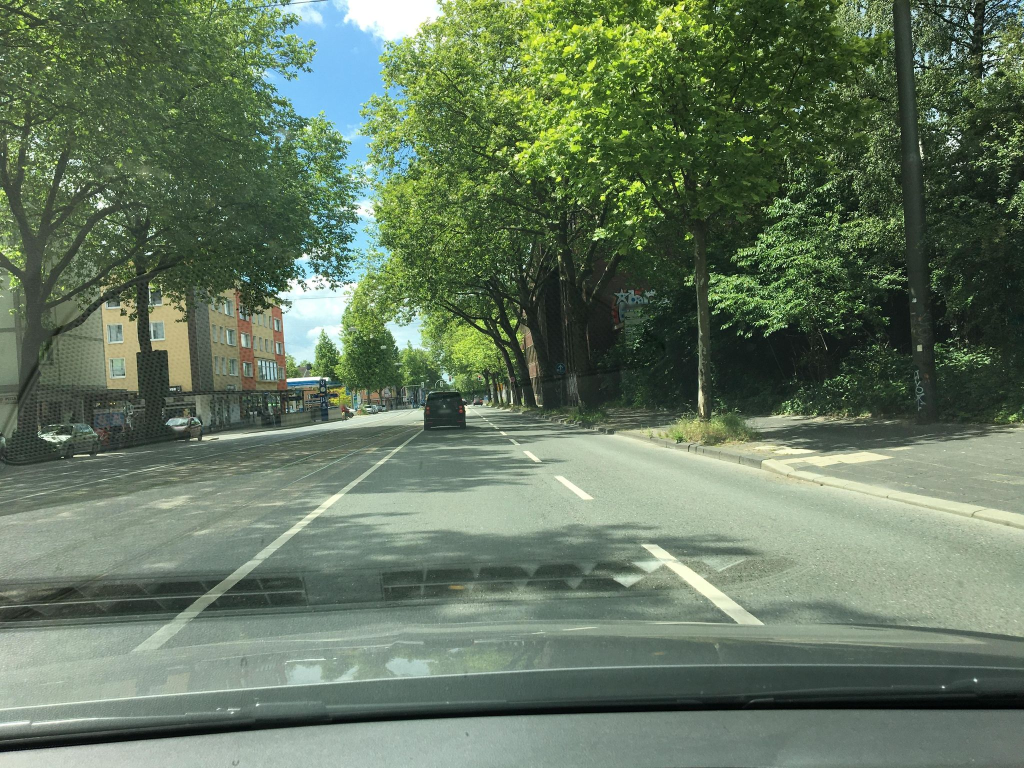
#> input picture backend/app/services/image-labeler/images/An--YOUpgR2kKjusP52rL62_cM-zX2oxJBWHE614Vg99nXsGAcYQHZNgWgaOMJz6qCslBt6iqy4Zvod1Nhjw4s171L91-rJjHMYKT2biXab2kVRdYGQv-x2f2DH6CLiE3pNjmUQXBL4v7YVpBsB0LQ.jpg, 2048 x 1536 px (shown at 1/2 size); its folder holds only this picture in this run
$ python downsize_images.py
#> lines starting #> are read from the running program, lines starting #| are printed output that depends on the picture
# SPDX-License-Identifier: MIT
# Copyright (c) 2026 Zolitron
#
# Permission is hereby granted, free of charge, to any person obtaining a copy
# of this software and associated documentation files (the "Software"), to deal
# in the Software without restriction, including without limitation the rights
# to use, copy, modify, merge, publish, distribute, sublicense, and/or sell
# copies of the Software, and to permit persons to whom the Software is
# furnished to do so, subject to the following conditions:
#
# The above copyright notice and this permission notice shall be included in all
# copies or substantial portions of the Software.
#
# THE SOFTWARE IS PROVIDED "AS IS", WITHOUT WARRANTY OF ANY KIND, EXPRESS OR
# IMPLIED, INCLUDING BUT NOT LIMITED TO THE WARRANTIES OF MERCHANTABILITY,
# FITNESS FOR A PARTICULAR PURPOSE AND NONINFRINGEMENT. IN NO EVENT SHALL THE
# AUTHORS OR COPYRIGHT HOLDERS BE LIABLE FOR ANY CLAIM, DAMAGES OR OTHER
# LIABILITY, WHETHER IN AN ACTION OF CONTRACT, TORT OR OTHERWISE, ARISING FROM,
# OUT OF OR IN CONNECTION WITH THE SOFTWARE OR THE USE OR OTHER DEALINGS IN THE
# SOFTWARE.

import os
from PIL import Image

image_folder = "images"
output_folder = "processed_images"

files = os.listdir(image_folder)

count = 0
for filename in files:
	if filename.endswith((".jpg", ".png", ".jpeg")):
		extension = os.path.splitext(filename)[1]
		input_path = os.path.join(image_folder, filename)
		output_path = os.path.join(output_folder, f"I_{count}{extension}")
		count += 1
		try:
			with Image.open(input_path) as img:
						#Resize to 640x480
						#4:3 ration quite common with the mapillary images
#> img is the input picture: PIL image 2048x1536 RGB; mean R, G, B 101, 118.9, 95.9
						img_resized = img.resize((640, 480), Image.Resampling.LANCZOS)
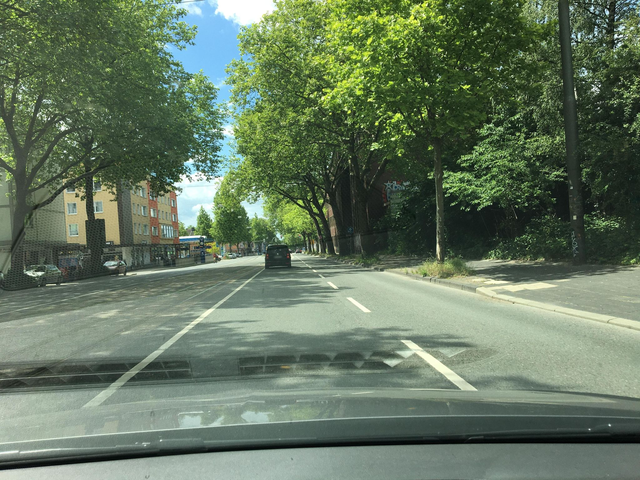
#> img_resized: PIL image 640x480 RGB; mean R, G, B 101, 118.9, 95.9
						#Crop the top third
						left = 0
						top = 160
						right = 640
						bottom = 480
						top_third = img_resized.crop((left, top, right, bottom))
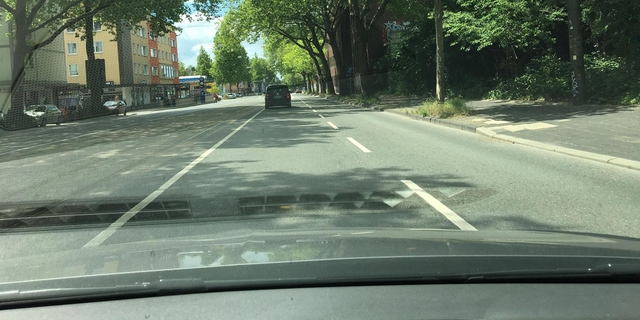
#> top_third: PIL image 640x320 RGB; mean R, G, B 109, 123.9, 106.9
						top_third.save(output_path)
		except Exception as e:
			print(f"Error processing {filename}: {e}")

print("Processing complete. Check the processed_images folder.")

$ run again, on backend/app/services/image-labeler/images/An97n94sx3FTMNG0mR6cQOyr-GawWqgffrH5Tz1bdGMbKLtF-LHXDLkgtUNVrYe27aV1amZvzHX2iCJ5wcH5AP-3w-sINjTwVb7Y2-Rz0oVTUqIzb4dBzG7DNR9edWtqMdxUpQI-Jz1WZysnO0dbpMA.jpg
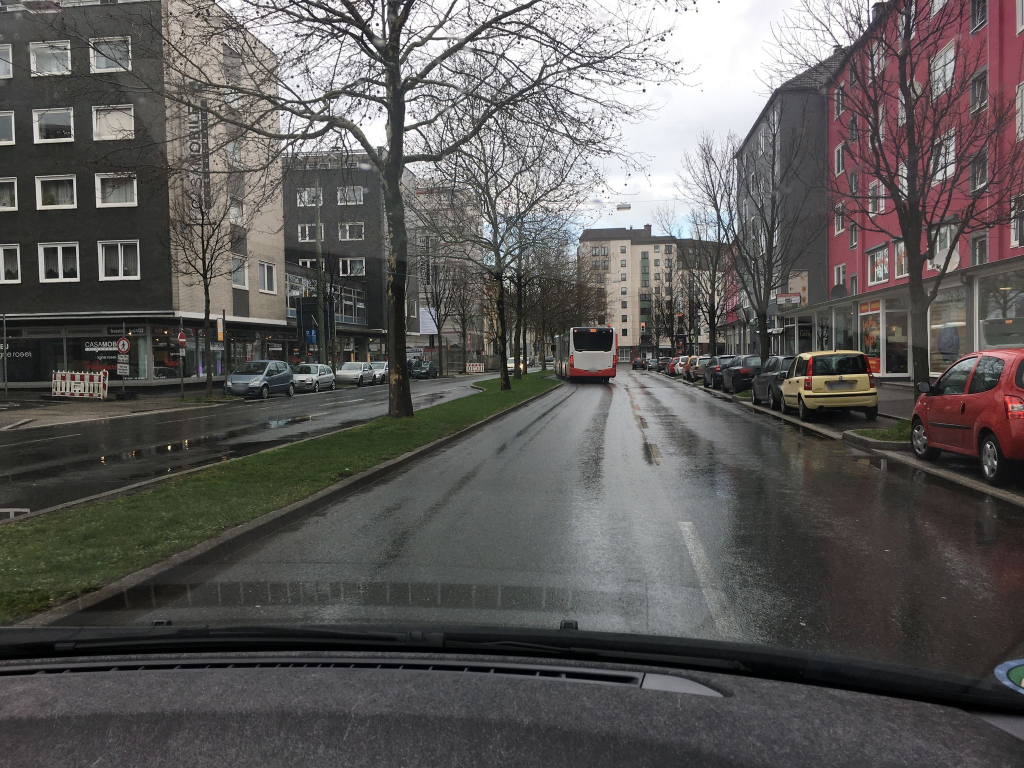
#> input picture backend/app/services/image-labeler/images/An97n94sx3FTMNG0mR6cQOyr-GawWqgffrH5Tz1bdGMbKLtF-LHXDLkgtUNVrYe27aV1amZvzHX2iCJ5wcH5AP-3w-sINjTwVb7Y2-Rz0oVTUqIzb4dBzG7DNR9edWtqMdxUpQI-Jz1WZysnO0dbpMA.jpg, 2048 x 1536 px (shown at 1/2 size)
#> img is the input picture: PIL image 2048x1536 RGB; mean R, G, B 93, 90.4, 88.7
#> `img_resized = img.resize((640, 480), Image.Resampling.LANCZOS)`:
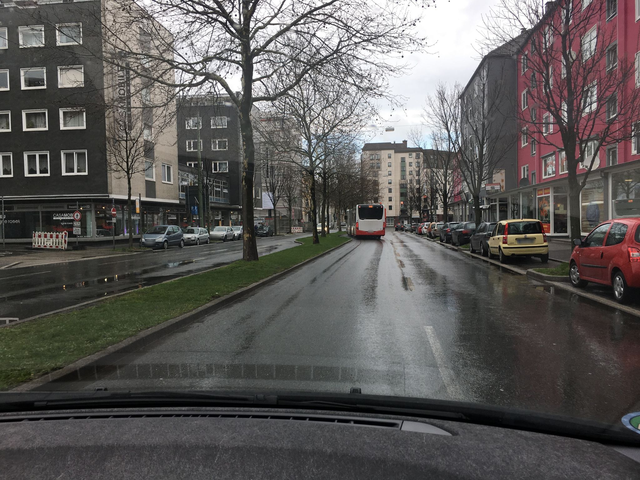
#> img_resized: PIL image 640x480 RGB; mean R, G, B 93, 90.4, 88.7
#> `top_third = img_resized.crop((left, top, right, bottom))`:
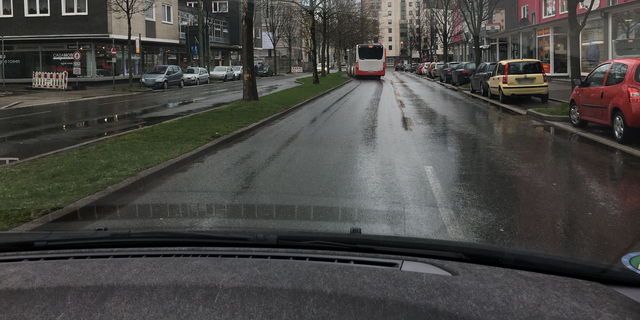
#> top_third: PIL image 640x320 RGB; mean R, G, B 71.9, 71, 68.1

$ run again, on backend/app/services/image-labeler/images/An9Xw3PiDfTESnD4eJjwxTGcMy1T-b5mvSdkEpf_iE52iAvEK_d3aUDXxEP6Lik2tgeCnbnu2QU6J4lAvS9Dh_6ifmz2lYWAf9rZQuK3XaB3YKcfI6DE4Jz5hLqlHyt9JG3MYau-3LGWqHqYRfXglQ0.jpg
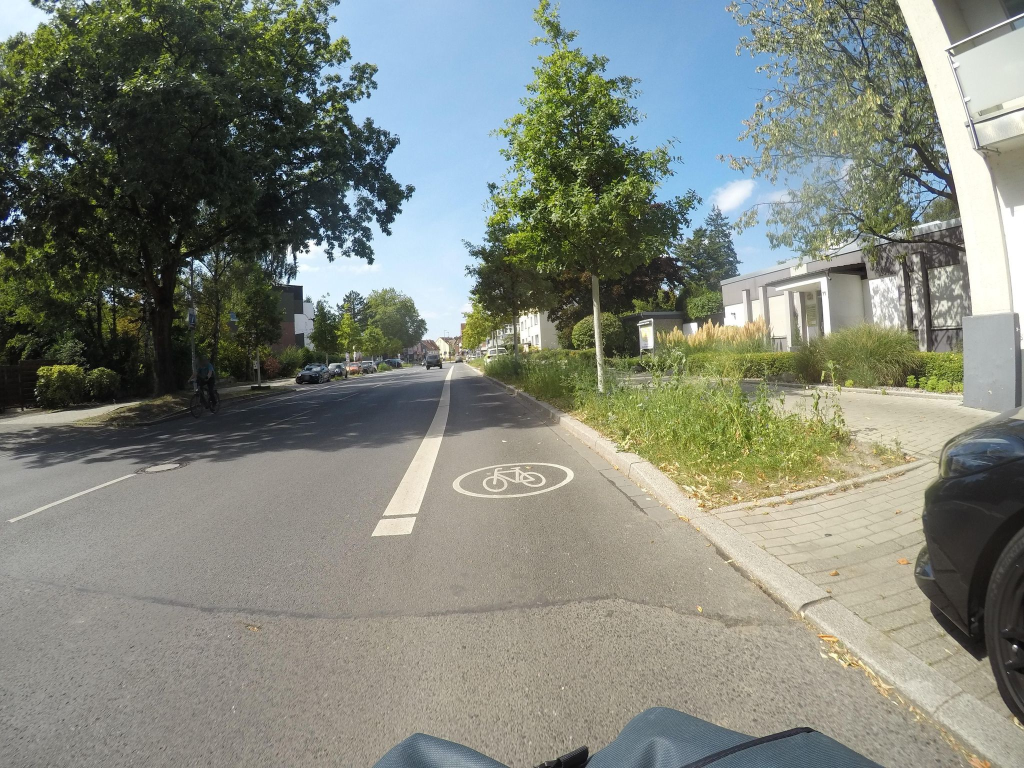
#> input picture backend/app/services/image-labeler/images/An9Xw3PiDfTESnD4eJjwxTGcMy1T-b5mvSdkEpf_iE52iAvEK_d3aUDXxEP6Lik2tgeCnbnu2QU6J4lAvS9Dh_6ifmz2lYWAf9rZQuK3XaB3YKcfI6DE4Jz5hLqlHyt9JG3MYau-3LGWqHqYRfXglQ0.jpg, 2048 x 1536 px (shown at 1/2 size)
#> img is the input picture: PIL image 2048x1536 RGB; mean R, G, B 128, 132.7, 122.9
#> `img_resized = img.resize((640, 480), Image.Resampling.LANCZOS)`:
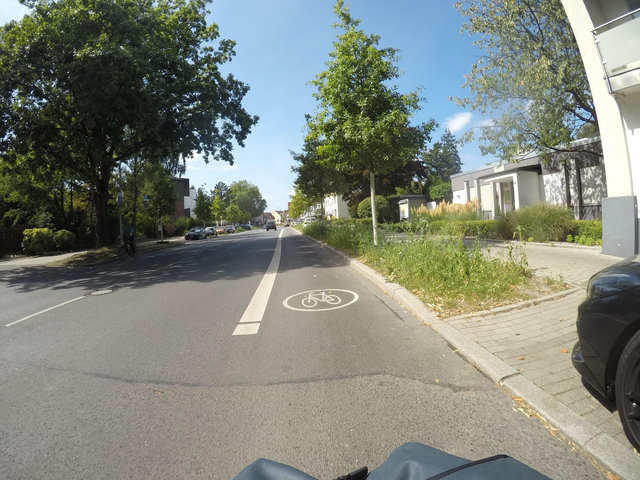
#> img_resized: PIL image 640x480 RGB; mean R, G, B 128, 132.7, 122.9
#> `top_third = img_resized.crop((left, top, right, bottom))`:
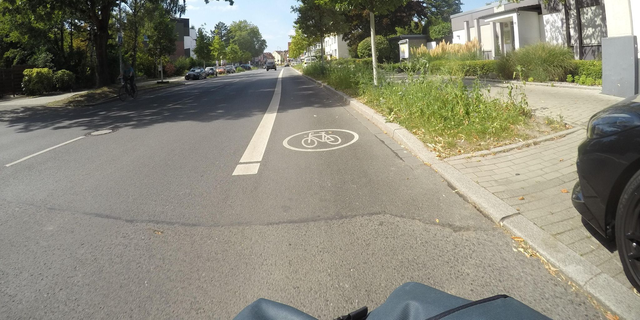
#> top_third: PIL image 640x320 RGB; mean R, G, B 137.1, 135.3, 120.2

$ run again, on backend/app/services/image-labeler/images/An_Bl-DODHf1BmOW8ajEcFOMubJ_yXgvoIhF46OQnVqc-Id3J4Nj7n6q4F3rsML_DqhQBY1PMjXn3QRaSENSUFapVc4OVwc2XZLgeUMiuUkubGNNzJ2G11_nV-jSxuLtW2gQrrkzEfu2yDVfQtLdHw.jpg
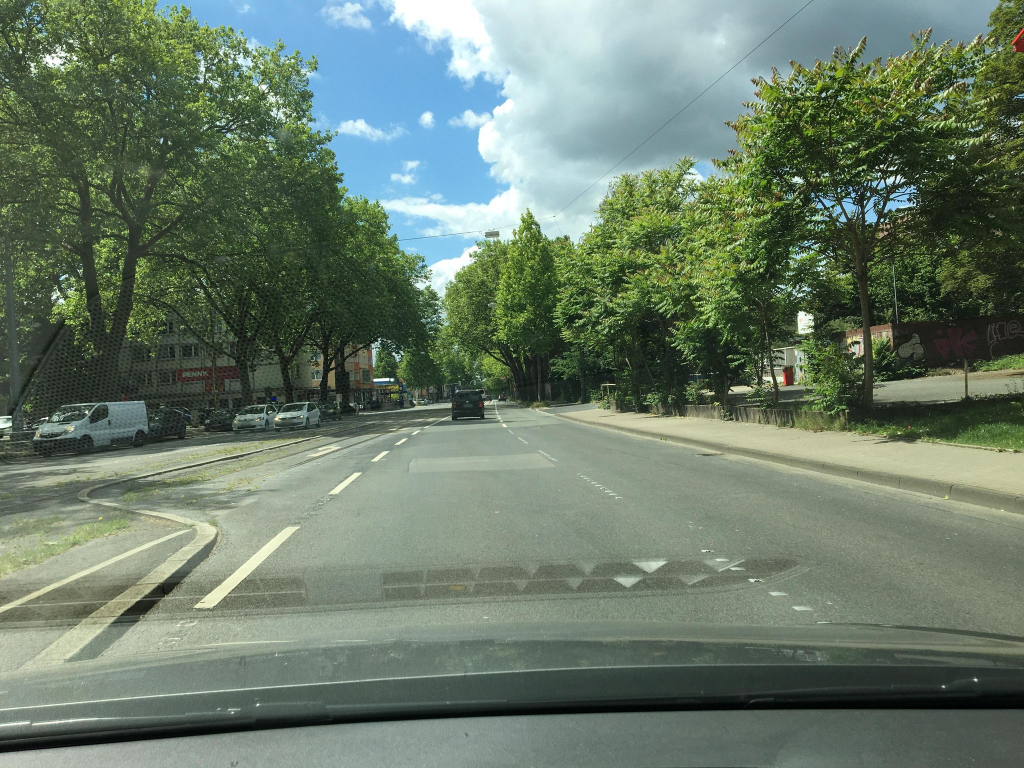
#> input picture backend/app/services/image-labeler/images/An_Bl-DODHf1BmOW8ajEcFOMubJ_yXgvoIhF46OQnVqc-Id3J4Nj7n6q4F3rsML_DqhQBY1PMjXn3QRaSENSUFapVc4OVwc2XZLgeUMiuUkubGNNzJ2G11_nV-jSxuLtW2gQrrkzEfu2yDVfQtLdHw.jpg, 2048 x 1536 px (shown at 1/2 size)
#> img is the input picture: PIL image 2048x1536 RGB; mean R, G, B 106.1, 123.1, 106.2
#> `img_resized = img.resize((640, 480), Image.Resampling.LANCZOS)`:
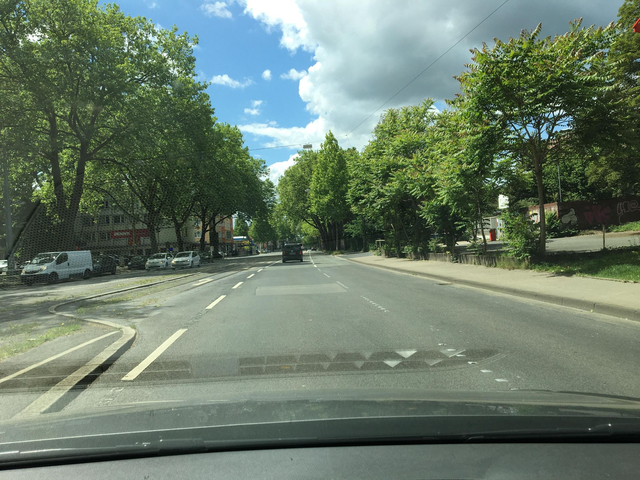
#> img_resized: PIL image 640x480 RGB; mean R, G, B 106.1, 123.1, 106.2
#> `top_third = img_resized.crop((left, top, right, bottom))`:
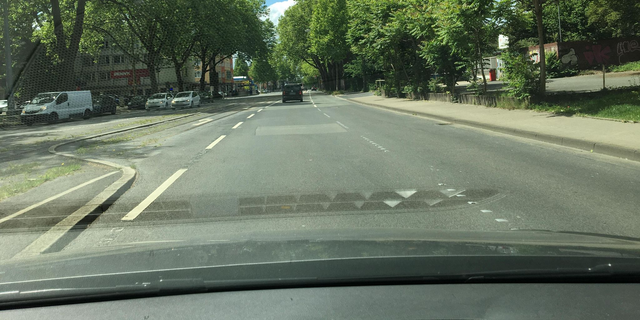
#> top_third: PIL image 640x320 RGB; mean R, G, B 103.1, 115.2, 96.4
